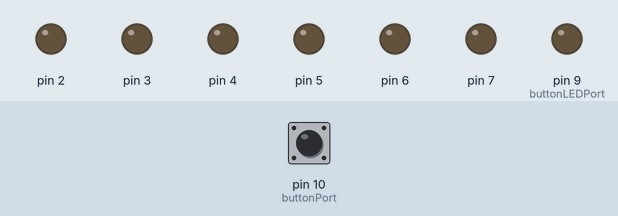
Simulated run of this sketch. Board: Arduino Uno, built with avr-gcc and run on an emulated ATmega328P. Shown: output pins drawn as LEDs (lit = HIGH). Dashed ring = blinking. Inputs (shaded band) come from the test bench; at power-on: pin 10 (buttonPort) HIGH.

Above: at 1.2 s.
1.3 s: pin 10 (buttonPort) pulled LOW for 0.15 s
At 1.7 s:
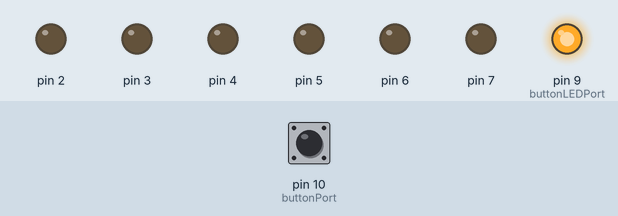
At 2.5 s:
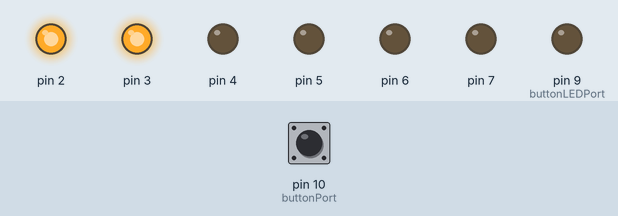
4.3 s: pin 10 (buttonPort) pulled LOW for 3.2 s
At 8.1 s:
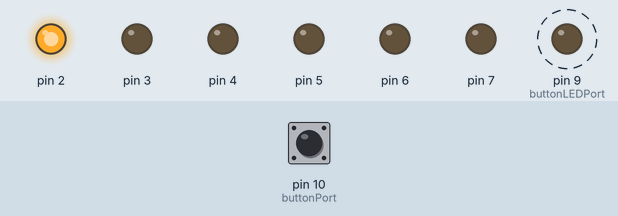
Timing chart, 0 to 16.5 s (numbered marks = the images above; inputs shaded):
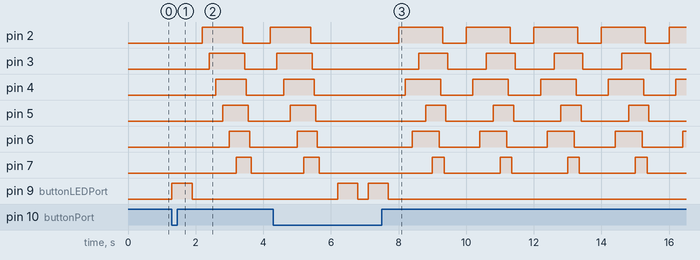

Measured:
- after the input at 1.3 s, pin 2: LOW → HIGH after 0.90 s, → LOW 1.2 s later, → HIGH 0.80 s later; pin 3: LOW → HIGH after 1.1 s, → LOW 1.1 s later; pin 4: LOW → HIGH after 1.3 s, → LOW 0.90 s later; pin 5: LOW → HIGH after 1.5 s, → LOW 0.75 s later; pin 6: LOW → HIGH after 1.7 s, → LOW 0.60 s later
- after the input at 4.3 s, pin 9 (buttonLEDPort): alternates HIGH for 0.60 s and LOW for 0.30 s, 4 changes in all, then stays LOW, starting after 1.9 s

The sketch:

playingWithLEDs.ino
```cpp
/* MAIN CONFIGS */
#define firstPort 2                             // defines the first port.
#define lastPort 7                              // defines the last port.
#define buttonLEDPort 9                         // defines the port used for the button LED.
#define buttonPort 10                           // defines the button port.

#define LED_delayTimeHIGH 200                   // delay time to turn ON each LED.                                      /*
#define LED_delayTimeLOW 50                     // delay time to turn OFF each LED.                                       ********************************
#define LED_delayTimeRestartLoop 500            // delay time to restart the loops.                                       ALL THE VALUES IN THIS SCOPE ARE
#define buttonLED_delayTimeHIGH 600             // delay time to turn ON the button LED.                                  REPRESENTED IN MILISECONDS (MS).
#define buttonLED_delayTimeLOW 300              // delay time to turn OFF the button LED.                                 ********************************
#define buttonLED_delayToResetCount 1500        // delay time to turn ON/OFF the button LED and reset the VAR count.    */

/* GLOBAL VARIABLES */
int count = 0;                                  // variable used to count how many times the button has been pressed.

/* FUNCTIONS  - All the functions are defined bellow the LOOP function, here its only their declaration */
void firstToLastLED();                          //  turn on the leds in a sequential order.
void lastToFirstLED();                          //  turn on the leds in a reverse order.
void everyOtherLED();                           //  turn on the leds in a "random" order.
void checkButton();                             //  fuction that verifys if the button was used and changes between the other three functions above.

/* MAIN */
void setup() {
  pinMode(buttonPort, INPUT_PULLUP);
  pinMode(buttonLEDPort, OUTPUT);
  for (int i = firstPort; i <= lastPort; i++) {
    pinMode(i, OUTPUT);
  }
}

void loop() {
  checkButton();
  switch (count) {
    case 1:
      firstToLastLED();
      break;
    case 2:
      lastToFirstLED();
      break;
    case 3:
      everyOtherLED();
      break;
  }
}

void firstToLastLED() {
  for (int i = firstPort; i <= lastPort; i++) {
    digitalWrite(i, HIGH);
    delay(LED_delayTimeHIGH);
  }
  for (int j = firstPort; j <= lastPort; j++) {
    digitalWrite(j, LOW);
    delay(LED_delayTimeLOW);
  }
  delay(LED_delayTimeRestartLoop);
}

void lastToFirstLED() {
  for (int i = lastPort; i >= firstPort; i--) {
    digitalWrite(i, HIGH);
    delay(LED_delayTimeHIGH);
  }
    for (int j = lastPort; j >= firstPort; j--) {
    digitalWrite(j, LOW);
    delay(LED_delayTimeLOW);
  }
  delay(LED_delayTimeRestartLoop);
}

void everyOtherLED() {
  int startCount;
  for (startCount = 2; startCount < lastPort; startCount += 2) {
    digitalWrite(startCount, HIGH);
    delay(LED_delayTimeHIGH);
  }
  for (startCount = 3; startCount <= lastPort; startCount += 2) {
    digitalWrite(startCount, HIGH);
    delay(LED_delayTimeHIGH);
  }
  for (int i = 6; i >= firstPort; i -= 2) {
    digitalWrite(i, LOW);
    delay(LED_delayTimeLOW);
  }
  for (int i = 7; i >= firstPort+1; i -= 2) {
    digitalWrite(i, LOW);
    delay(LED_delayTimeLOW);
  }
  delay(LED_delayTimeRestartLoop);
}

void checkButton() {
  if (!digitalRead(buttonPort)) {
    while (!digitalRead(buttonPort)) {
    if (count >= 3) {
      digitalWrite(buttonLEDPort, HIGH);
      delay(buttonLED_delayToResetCount);
      digitalWrite(buttonLEDPort, LOW);
      delay(buttonLED_delayToResetCount);
      count = 0;
    }
      digitalWrite(buttonLEDPort, HIGH);
      count++;
      delay(buttonLED_delayTimeHIGH);
      digitalWrite(buttonLEDPort, LOW);
      delay(buttonLED_delayTimeLOW);
    }
  }
}
```
